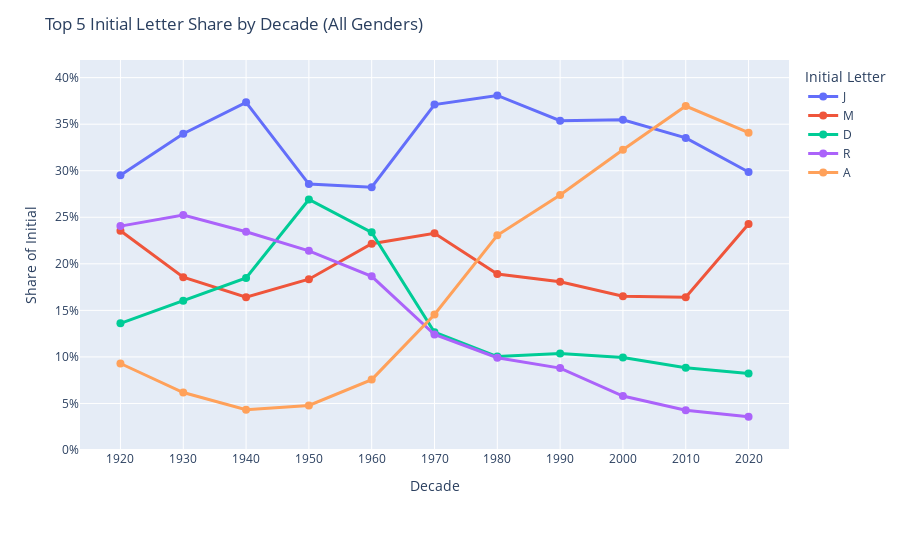

Notebook code cell kept with this figure:
### Code cell
# =========================================================
# Top 5 Initial Letter Trends by Decade (All Genders)
# Line Plot with decade-specific hover + lifetime legend
# =========================================================

import pandas as pd
import plotly.graph_objects as go
from IPython.display import display, HTML

# ---------------------------------------------------------
# 1. Identify top 5 initials across all years (all genders)
# ---------------------------------------------------------

names = names.copy()

if "initial" not in names.columns:
    names["initial"] = names["first_name"].str[0]

top5_initials = (
    names.groupby("initial", as_index=False)["total_occurrences"]
    .sum()
    .sort_values("total_occurrences", ascending=False)
    .head(5)
)

top5_list = top5_initials["initial"].tolist()
top5_totals = dict(
    zip(top5_initials["initial"], top5_initials["total_occurrences"])
)

# Filter dataset to top initials only
df_top5 = names[names["initial"].isin(top5_list)].copy()
df_top5["decade"] = (df_top5["year"] // 10) * 10

# ---------------------------------------------------------
# 2. Build legend: top 3 names per initial (ALL years)
# ---------------------------------------------------------

legend_dict = {}
for initial in top5_list:
    sub = (
        df_top5[df_top5["initial"] == initial]
        .groupby("first_name", as_index=False)["total_occurrences"]
        .sum()
        .sort_values("total_occurrences", ascending=False)
        .head(3)
    )
    legend_dict[initial] = list(
        zip(sub["first_name"], sub["total_occurrences"])
    )

# ---------------------------------------------------------
# 3. Aggregate by decade and normalize to decade share
# ---------------------------------------------------------

decade_initial = (
    df_top5.groupby(["decade", "initial"], as_index=False)["total_occurrences"]
    .sum()
)

decade_totals = (
    decade_initial.groupby("decade")["total_occurrences"]
    .transform("sum")
)

decade_initial["share"] = (
    decade_initial["total_occurrences"] / decade_totals
)

# ---------------------------------------------------------
# 4. Pivot for line plot
# ---------------------------------------------------------

line_data = (
    decade_initial
    .pivot(index="initial", columns="decade", values="share")
    .fillna(0)
    .loc[top5_list]
)

# ---------------------------------------------------------
# 5. Prepare hover text (DECADE-SPECIFIC TOTALS)
# ---------------------------------------------------------

hover_text = {}

for initial in line_data.index:
    hover_text[initial] = []
    for decade in line_data.columns:
        occ = decade_initial.loc[
            (decade_initial["initial"] == initial) &
            (decade_initial["decade"] == decade),
            "total_occurrences"
        ].values[0]

        share = line_data.loc[initial, decade]

        hover_text[initial].append(
            f"Initial: {initial}<br>"
            f"Decade: {decade}<br>"
            f"Occurrences (this decade): {occ:,}<br>"
            f"Share of top initials: {share:.1%}"
        )

# ---------------------------------------------------------
# 6. Plotly line plot
# ---------------------------------------------------------

fig = go.Figure()

for initial in line_data.index:
    fig.add_trace(
        go.Scatter(
            x=line_data.columns.astype(str),
            y=line_data.loc[initial],
            mode="lines+markers",
            name=initial,
            text=hover_text[initial],
            hoverinfo="text",
            line=dict(width=3),
            marker=dict(size=8),
        )
    )

fig.update_layout(
    title="Top 5 Initial Letter Share by Decade (All Genders)",
    xaxis_title="Decade",
    yaxis_title="Share of Initial",
    yaxis=dict(
        tickformat=".0%",
        range=[0, line_data.values.max() * 1.1]
    ),
    autosize=False,
    width=900,
    height=400 + 30 * len(top5_list),
    margin=dict(l=80, r=80, t=60, b=100),
    legend=dict(
        title="Initial Letter",
        yanchor="top",
        y=0.99,
        x=1.02
    ),
)

fig.show()

# ---------------------------------------------------------
# 7. External legend (LIFETIME TOTALS + TOP NAMES)
# ---------------------------------------------------------

legend_html = (
    "<div style='font-size:14px; margin-top: 10px;'>"
    "<b>Most Common Names per Initial (All Years)</b>"
    "<ul style='margin:0; padding-left:1.2em;'>"
)

for initial in top5_list:
    names_list = legend_dict.get(initial, [])
    total_occ = top5_totals.get(initial, 0)
    names_str = ", ".join(
        [f"{n} ({occ:,})" for n, occ in names_list]
    )
    legend_html += (
        f"<li><b>{initial}</b> "
        f"(Total births: {total_occ:,}): "
        f"{names_str}</li>"
    )

legend_html += "</ul></div>"

display(HTML(legend_html))

### Figure 1 — Plotly figure (JSON) as saved in the notebook; plotly's stock layout.template omitted (floating-point values rounded to 4 significant figures)
{"data": [{"hoverinfo": "text", "line": {"width": 3}, "marker": {"size": 8}, "mode": "lines+markers", "name": "J", "text": ["Initial: J<br>Decade: 1920<br>Occurrences (this decade): 1,818,524<br>Share of top initials: 29.5%", "Initial: J<br>Decade: 1930<br>Occurrences (this decade): 1,989,038<br>Share of top initials: 34.0%", "Initial: J<br>Decade: 1940<br>Occurrences (this decade): 3,310,714<br>Share of top initials: 37.3%", "Initial: J<br>Decade: 1950<br>Occurrences (this decade): 3,703,282<br>Share of top initials: 28.6%", "Initial: J<br>Decade: 1960<br>Occurrences (this decade): 3,096,280<br>Share of top initials: 28.2%", "Initial: J<br>Decade: 1970<br>Occurrences (this decade): 3,326,528<br>Share of top initials: 37.1%", "Initial: J<br>Decade: 1980<br>Occurrences (this decade): 4,051,670<br>Share of top initials: 38.1%", "Initial: J<br>Decade: 1990<br>Occurrences (this decade): 3,219,320<br>Share of top initials: 35.4%", "Initial: J<br>Decade: 2000<br>Occurrences (this decade): 2,466,984<br>Share of top initials: 35.5%", "Initial: J<br>Decade: 2010<br>Occurrences (this decade): 1,488,520<br>Share of top initials: 33.5%", "Initial: J<br>Decade: 2020<br>Occurrences (this decade): 88,600<br>Share of top initials: 29.9%"], "type": "scatter", "x": ["1920", "1930", "1940", "1950", "1960", "1970", "1980", "1990", "2000", "2010", "2020"], "y": [0.295, 0.3397, 0.3735, 0.2857, 0.2823, 0.3711, 0.3809, 0.3538, 0.3548, 0.3353, 0.2987]}, {"hoverinfo": "text", "line": {"width": 3}, "marker": {"size": 8}, "mode": "lines+markers", "name": "M", "text": ["Initial: M<br>Decade: 1920<br>Occurrences (this decade): 1,451,394<br>Share of top initials: 23.5%", "Initial: M<br>Decade: 1930<br>Occurrences (this decade): 1,087,227<br>Share of top initials: 18.6%", "Initial: M<br>Decade: 1940<br>Occurrences (this decade): 1,454,504<br>Share of top initials: 16.4%", "Initial: M<br>Decade: 1950<br>Occurrences (this decade): 2,378,022<br>Share of top initials: 18.3%", "Initial: M<br>Decade: 1960<br>Occurrences (this decade): 2,430,149<br>Share of top initials: 22.2%", "Initial: M<br>Decade: 1970<br>Occurrences (this decade): 2,086,538<br>Share of top initials: 23.3%", "Initial: M<br>Decade: 1980<br>Occurrences (this decade): 2,011,115<br>Share of top initials: 18.9%", "Initial: M<br>Decade: 1990<br>Occurrences (this decade): 1,644,334<br>Share of top initials: 18.1%", "Initial: M<br>Decade: 2000<br>Occurrences (this decade): 1,148,200<br>Share of top initials: 16.5%", "Initial: M<br>Decade: 2010<br>Occurrences (this decade): 728,649<br>Share of top initials: 16.4%", "Initial: M<br>Decade: 2020<br>Occurrences (this decade): 71,990<br>Share of top initials: 24.3%"], "type": "scatter", "x": ["1920", "1930", "1940", "1950", "1960", "1970", "1980", "1990", "2000", "2010", "2020"], "y": [0.2355, 0.1857, 0.1641, 0.1835, 0.2216, 0.2328, 0.189, 0.1807, 0.1651, 0.1641, 0.2427]}, {"hoverinfo": "text", "line": {"width": 3}, "marker": {"size": 8}, "mode": "lines+markers", "name": "D", "text": ["Initial: D<br>Decade: 1920<br>Occurrences (this decade): 838,883<br>Share of top initials: 13.6%", "Initial: D<br>Decade: 1930<br>Occurrences (this decade): 939,355<br>Share of top initials: 16.0%", "Initial: D<br>Decade: 1940<br>Occurrences (this decade): 1,638,705<br>Share of top initials: 18.5%", "Initial: D<br>Decade: 1950<br>Occurrences (this decade): 3,488,231<br>Share of top initials: 26.9%", "Initial: D<br>Decade: 1960<br>Occurrences (this decade): 2,564,063<br>Share of top initials: 23.4%", "Initial: D<br>Decade: 1970<br>Occurrences (this decade): 1,133,685<br>Share of top initials: 12.6%", "Initial: D<br>Decade: 1980<br>Occurrences (this decade): 1,067,429<br>Share of top initials: 10.0%", "Initial: D<br>Decade: 1990<br>Occurrences (this decade): 943,128<br>Share of top initials: 10.4%", "Initial: D<br>Decade: 2000<br>Occurrences (this decade): 691,588<br>Share of top initials: 9.9%", "Initial: D<br>Decade: 2010<br>Occurrences (this decade): 392,230<br>Share of top initials: 8.8%", "Initial: D<br>Decade: 2020<br>Occurrences (this decade): 24,360<br>Share of top initials: 8.2%"], "type": "scatter", "x": ["1920", "1930", "1940", "1950", "1960", "1970", "1980", "1990", "2000", "2010", "2020"], "y": [0.1361, 0.1604, 0.1849, 0.2691, 0.2338, 0.1265, 0.1003, 0.1037, 0.09947, 0.08834, 0.08211]}, {"hoverinfo": "text", "line": {"width": 3}, "marker": {"size": 8}, "mode": "lines+markers", "name": "R", "text": ["Initial: R<br>Decade: 1920<br>Occurrences (this decade): 1,482,539<br>Share of top initials: 24.1%", "Initial: R<br>Decade: 1930<br>Occurrences (this decade): 1,477,735<br>Share of top initials: 25.2%", "Initial: R<br>Decade: 1940<br>Occurrences (this decade): 2,077,592<br>Share of top initials: 23.4%", "Initial: R<br>Decade: 1950<br>Occurrences (this decade): 2,773,094<br>Share of top initials: 21.4%", "Initial: R<br>Decade: 1960<br>Occurrences (this decade): 2,046,479<br>Share of top initials: 18.7%", "Initial: R<br>Decade: 1970<br>Occurrences (this decade): 1,112,048<br>Share of top initials: 12.4%", "Initial: R<br>Decade: 1980<br>Occurrences (this decade): 1,054,899<br>Share of top initials: 9.9%", "Initial: R<br>Decade: 1990<br>Occurrences (this decade): 800,344<br>Share of top initials: 8.8%", "Initial: R<br>Decade: 2000<br>Occurrences (this decade): 403,114<br>Share of top initials: 5.8%", "Initial: R<br>Decade: 2010<br>Occurrences (this decade): 190,072<br>Share of top initials: 4.3%", "Initial: R<br>Decade: 2020<br>Occurrences (this decade): 10,595<br>Share of top initials: 3.6%"], "type": "scatter", "x": ["1920", "1930", "1940", "1950", "1960", "1970", "1980", "1990", "2000", "2010", "2020"], "y": [0.2405, 0.2524, 0.2344, 0.2139, 0.1866, 0.1241, 0.09916, 0.08796, 0.05798, 0.04281, 0.03571]}, {"hoverinfo": "text", "line": {"width": 3}, "marker": {"size": 8}, "mode": "lines+markers", "name": "A", "text": ["Initial: A<br>Decade: 1920<br>Occurrences (this decade): 572,826<br>Share of top initials: 9.3%", "Initial: A<br>Decade: 1930<br>Occurrences (this decade): 361,607<br>Share of top initials: 6.2%", "Initial: A<br>Decade: 1940<br>Occurrences (this decade): 382,588<br>Share of top initials: 4.3%", "Initial: A<br>Decade: 1950<br>Occurrences (this decade): 619,784<br>Share of top initials: 4.8%", "Initial: A<br>Decade: 1960<br>Occurrences (this decade): 829,206<br>Share of top initials: 7.6%", "Initial: A<br>Decade: 1970<br>Occurrences (this decade): 1,305,473<br>Share of top initials: 14.6%", "Initial: A<br>Decade: 1980<br>Occurrences (this decade): 2,452,966<br>Share of top initials: 23.1%", "Initial: A<br>Decade: 1990<br>Occurrences (this decade): 2,491,937<br>Share of top initials: 27.4%", "Initial: A<br>Decade: 2000<br>Occurrences (this decade): 2,242,877<br>Share of top initials: 32.3%", "Initial: A<br>Decade: 2010<br>Occurrences (this decade): 1,640,446<br>Share of top initials: 36.9%", "Initial: A<br>Decade: 2020<br>Occurrences (this decade): 101,116<br>Share of top initials: 34.1%"], "type": "scatter", "x": ["1920", "1930", "1940", "1950", "1960", "1970", "1980", "1990", "2000", "2010", "2020"], "y": [0.09293, 0.06176, 0.04316, 0.04781, 0.07561, 0.1456, 0.2306, 0.2739, 0.3226, 0.3695, 0.3408]}], "layout": {"autosize": false, "height": 550, "legend": {"title": {"text": "Initial Letter"}, "x": 1.02, "y": 0.99, "yanchor": "top"}, "margin": {"b": 100, "l": 80, "r": 80, "t": 60}, "title": {"text": "Top 5 Initial Letter Share by Decade (All Genders)"}, "width": 900, "xaxis": {"title": {"text": "Decade"}}, "yaxis": {"range": [0, 0.419], "tickformat": ".0%", "title": {"text": "Share of Initial"}}}}
